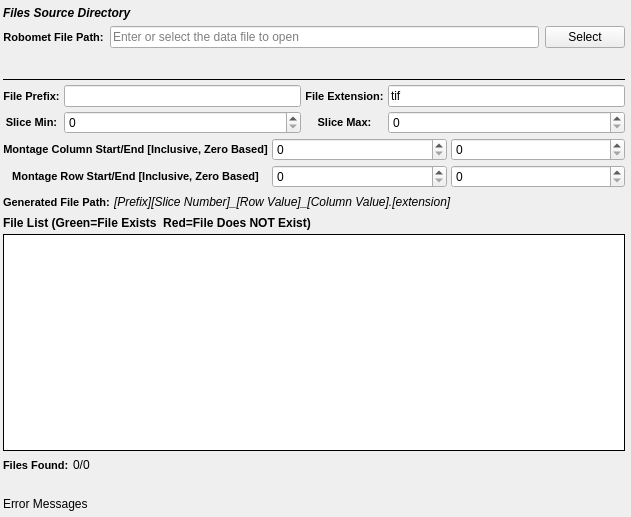
<?xml version="1.0" encoding="UTF-8"?>
<ui version="4.0">
 <class>RobometListWidget</class>
 <widget class="QWidget" name="RobometListWidget">
  <property name="geometry">
   <rect>
    <x>0</x>
    <y>0</y>
    <width>631</width>
    <height>517</height>
   </rect>
  </property>
  <property name="windowTitle">
   <string/>
  </property>
  <layout class="QVBoxLayout" name="verticalLayout">
   <property name="spacing">
    <number>4</number>
   </property>
   <property name="leftMargin">
    <number>3</number>
   </property>
   <property name="topMargin">
    <number>0</number>
   </property>
   <property name="rightMargin">
    <number>6</number>
   </property>
   <property name="bottomMargin">
    <number>6</number>
   </property>
   <item>
    <layout class="QGridLayout" name="widgetLayout">
     <property name="topMargin">
      <number>6</number>
     </property>
     <property name="bottomMargin">
      <number>6</number>
     </property>
     <property name="spacing">
      <number>6</number>
     </property>
     <item row="0" column="0" colspan="3">
      <widget class="QLabel" name="label_5">
       <property name="styleSheet">
        <string notr="true">QLabel 
{
	font-style: italic;font-weight: bold;
font-size: 12px;
}</string>
       </property>
       <property name="text">
        <string>Files Source Directory</string>
       </property>
      </widget>
     </item>
     <item row="1" column="0">
      <widget class="QLabel" name="label_29">
       <property name="toolTip">
        <string>The directory that contains the .ang or .ctf files</string>
       </property>
       <property name="styleSheet">
        <string notr="true">QLabel {
font-weight: bold;
font-size: 11px;
}</string>
       </property>
       <property name="text">
        <string>Robomet File Path:</string>
       </property>
       <property name="alignment">
        <set>Qt::AlignCenter</set>
       </property>
      </widget>
     </item>
     <item row="1" column="1">
      <widget class="QtSLineEdit" name="inputDir">
       <property name="placeholderText">
        <string>Enter or select the data file to open</string>
       </property>
      </widget>
     </item>
     <item row="1" column="2">
      <widget class="QPushButton" name="inputDirBtn">
       <property name="text">
        <string>Select</string>
       </property>
      </widget>
     </item>
     <item row="2" column="1">
      <widget class="SVSmallLabel" name="absPathLabel">
       <property name="font">
        <font>
         <weight>50</weight>
         <italic>false</italic>
         <bold>false</bold>
        </font>
       </property>
       <property name="text">
        <string/>
       </property>
       <property name="wordWrap">
        <bool>true</bool>
       </property>
       <property name="textInteractionFlags">
        <set>Qt::LinksAccessibleByMouse|Qt::TextSelectableByKeyboard|Qt::TextSelectableByMouse</set>
       </property>
      </widget>
     </item>
    </layout>
   </item>
   <item>
    <widget class="Line" name="line_9">
     <property name="frameShadow">
      <enum>QFrame::Plain</enum>
     </property>
     <property name="orientation">
      <enum>Qt::Horizontal</enum>
     </property>
    </widget>
   </item>
   <item>
    <layout class="QGridLayout" name="gridLayout_20">
     <item row="4" column="2">
      <widget class="SVSpinBox" name="rowEnd">
       <property name="toolTip">
        <string>The number of digits to allow for the slice index.</string>
       </property>
       <property name="minimum">
        <number>0</number>
       </property>
       <property name="maximum">
        <number>999</number>
       </property>
       <property name="value">
        <number>0</number>
       </property>
      </widget>
     </item>
     <item row="0" column="0" colspan="3">
      <layout class="QGridLayout" name="gridLayout">
       <item row="2" column="2">
        <widget class="SVSpinBox" name="sliceMin">
         <property name="minimumSize">
          <size>
           <width>75</width>
           <height>0</height>
          </size>
         </property>
         <property name="toolTip">
          <string>Which file index to start the import at.</string>
         </property>
         <property name="minimum">
          <number>0</number>
         </property>
         <property name="maximum">
          <number>1000000</number>
         </property>
         <property name="value">
          <number>0</number>
         </property>
        </widget>
       </item>
       <item row="1" column="1">
        <widget class="QLabel" name="label_32">
         <property name="styleSheet">
          <string notr="true">QLabel {
font-weight: bold;
font-size: 11px;
}</string>
         </property>
         <property name="text">
          <string>File Prefix:</string>
         </property>
         <property name="alignment">
          <set>Qt::AlignCenter</set>
         </property>
        </widget>
       </item>
       <item row="1" column="3">
        <widget class="QLabel" name="label_56">
         <property name="styleSheet">
          <string notr="true">QLabel {
font-weight: bold;
font-size: 11px;
}</string>
         </property>
         <property name="text">
          <string>File Extension:</string>
         </property>
         <property name="alignment">
          <set>Qt::AlignCenter</set>
         </property>
        </widget>
       </item>
       <item row="1" column="2">
        <widget class="SVLineEdit" name="filePrefix">
         <property name="toolTip">
          <string>The front part of the input file name</string>
         </property>
         <property name="text">
          <string/>
         </property>
        </widget>
       </item>
       <item row="2" column="1">
        <widget class="QLabel" name="label_52">
         <property name="styleSheet">
          <string notr="true">QLabel {
font-weight: bold;
font-size: 11px;
}</string>
         </property>
         <property name="text">
          <string>Slice Min:</string>
         </property>
         <property name="alignment">
          <set>Qt::AlignCenter</set>
         </property>
        </widget>
       </item>
       <item row="1" column="4">
        <widget class="SVLineEdit" name="fileExt">
         <property name="toolTip">
          <string>The file extension of the input files</string>
         </property>
         <property name="text">
          <string>tif</string>
         </property>
        </widget>
       </item>
       <item row="2" column="3">
        <widget class="QLabel" name="label_53">
         <property name="styleSheet">
          <string notr="true">QLabel {
font-weight: bold;
font-size: 11px;
}</string>
         </property>
         <property name="text">
          <string>Slice Max:</string>
         </property>
         <property name="alignment">
          <set>Qt::AlignCenter</set>
         </property>
        </widget>
       </item>
       <item row="2" column="4">
        <widget class="SVSpinBox" name="sliceMax">
         <property name="minimumSize">
          <size>
           <width>75</width>
           <height>0</height>
          </size>
         </property>
         <property name="toolTip">
          <string>Which file index to start the import at.</string>
         </property>
         <property name="minimum">
          <number>0</number>
         </property>
         <property name="maximum">
          <number>1000000</number>
         </property>
         <property name="value">
          <number>0</number>
         </property>
        </widget>
       </item>
      </layout>
     </item>
     <item row="4" column="1">
      <widget class="SVSpinBox" name="rowStart">
       <property name="toolTip">
        <string>The number of digits to allow for the slice index.</string>
       </property>
       <property name="minimum">
        <number>0</number>
       </property>
       <property name="maximum">
        <number>999</number>
       </property>
       <property name="value">
        <number>0</number>
       </property>
      </widget>
     </item>
     <item row="3" column="2">
      <widget class="QSpinBox" name="colEnd">
       <property name="maximum">
        <number>999</number>
       </property>
      </widget>
     </item>
     <item row="3" column="1">
      <widget class="QSpinBox" name="colStart">
       <property name="maximum">
        <number>999</number>
       </property>
      </widget>
     </item>
     <item row="3" column="0">
      <widget class="QLabel" name="label_24">
       <property name="font">
        <font>
         <pointsize>-1</pointsize>
         <weight>75</weight>
         <bold>true</bold>
        </font>
       </property>
       <property name="styleSheet">
        <string notr="true">QLabel {
font-weight: bold;
font-size: 11px;
}</string>
       </property>
       <property name="text">
        <string>Montage Column Start/End [Inclusive, Zero Based]</string>
       </property>
       <property name="alignment">
        <set>Qt::AlignCenter</set>
       </property>
      </widget>
     </item>
     <item row="4" column="0">
      <widget class="QLabel" name="label_25">
       <property name="font">
        <font>
         <pointsize>-1</pointsize>
         <weight>75</weight>
         <bold>true</bold>
        </font>
       </property>
       <property name="styleSheet">
        <string notr="true">QLabel {
font-weight: bold;
font-size: 11px;
}</string>
       </property>
       <property name="text">
        <string>Montage Row Start/End [Inclusive, Zero Based]</string>
       </property>
       <property name="alignment">
        <set>Qt::AlignCenter</set>
       </property>
      </widget>
     </item>
    </layout>
   </item>
   <item>
    <layout class="QHBoxLayout" name="_6">
     <item>
      <widget class="QLabel" name="label_17">
       <property name="styleSheet">
        <string notr="true">QLabel {
font-weight: bold;
font-size: 11px;
}</string>
       </property>
       <property name="text">
        <string>Generated File Path:</string>
       </property>
      </widget>
     </item>
     <item>
      <widget class="QLabel" name="generatedFileNameExample">
       <property name="font">
        <font>
         <italic>true</italic>
        </font>
       </property>
       <property name="text">
        <string>[Prefix][Slice Number]_[Row Value]_[Column Value].[extension]</string>
       </property>
      </widget>
     </item>
     <item>
      <spacer name="horizontalSpacer_25">
       <property name="orientation">
        <enum>Qt::Horizontal</enum>
       </property>
       <property name="sizeHint" stdset="0">
        <size>
         <width>40</width>
         <height>20</height>
        </size>
       </property>
      </spacer>
     </item>
    </layout>
   </item>
   <item>
    <widget class="QLabel" name="label_57">
     <property name="font">
      <font>
       <weight>75</weight>
       <italic>false</italic>
       <bold>true</bold>
      </font>
     </property>
     <property name="text">
      <string>File List (Green=File Exists  Red=File Does NOT Exist)</string>
     </property>
    </widget>
   </item>
   <item>
    <widget class="QListWidget" name="fileListView">
     <property name="sizePolicy">
      <sizepolicy hsizetype="Expanding" vsizetype="MinimumExpanding">
       <horstretch>0</horstretch>
       <verstretch>0</verstretch>
      </sizepolicy>
     </property>
     <property name="toolTip">
      <string>The list of files that will be imported in the order they will be imported into the HDF5 Ebsd File</string>
     </property>
     <property name="frameShape">
      <enum>QFrame::Box</enum>
     </property>
     <property name="frameShadow">
      <enum>QFrame::Plain</enum>
     </property>
    </widget>
   </item>
   <item>
    <layout class="QHBoxLayout" name="horizontalLayout">
     <property name="bottomMargin">
      <number>0</number>
     </property>
     <item>
      <widget class="QLabel" name="label_47">
       <property name="styleSheet">
        <string notr="true">QLabel {
font-weight: bold;
font-size: 11px;
}</string>
       </property>
       <property name="text">
        <string>Files Found:</string>
       </property>
       <property name="alignment">
        <set>Qt::AlignLeading|Qt::AlignLeft|Qt::AlignVCenter</set>
       </property>
      </widget>
     </item>
     <item>
      <widget class="QLabel" name="totalFilesFound">
       <property name="text">
        <string>0/0</string>
       </property>
      </widget>
     </item>
     <item>
      <spacer name="horizontalSpacer">
       <property name="orientation">
        <enum>Qt::Horizontal</enum>
       </property>
       <property name="sizeHint" stdset="0">
        <size>
         <width>40</width>
         <height>20</height>
        </size>
       </property>
      </spacer>
     </item>
    </layout>
   </item>
   <item>
    <widget class="QLabel" name="montageInfoLabel">
     <property name="text">
      <string/>
     </property>
     <property name="wordWrap">
      <bool>true</bool>
     </property>
    </widget>
   </item>
   <item>
    <widget class="QLabel" name="errorMessage">
     <property name="text">
      <string>Error Messages</string>
     </property>
    </widget>
   </item>
  </layout>
 </widget>
 <customwidgets>
  <customwidget>
   <class>QtSLineEdit</class>
   <extends>QLineEdit</extends>
   <header location="global">QtSLineEdit.h</header>
  </customwidget>
  <customwidget>
   <class>SVSmallLabel</class>
   <extends>QLabel</extends>
   <header location="global">SVControlWidgets.h</header>
  </customwidget>
  <customwidget>
   <class>SVSpinBox</class>
   <extends>QSpinBox</extends>
   <header location="global">SVControlWidgets.h</header>
  </customwidget>
  <customwidget>
   <class>SVLineEdit</class>
   <extends>QLineEdit</extends>
   <header location="global">SVControlWidgets.h</header>
  </customwidget>
 </customwidgets>
 <resources/>
 <connections/>
</ui>
